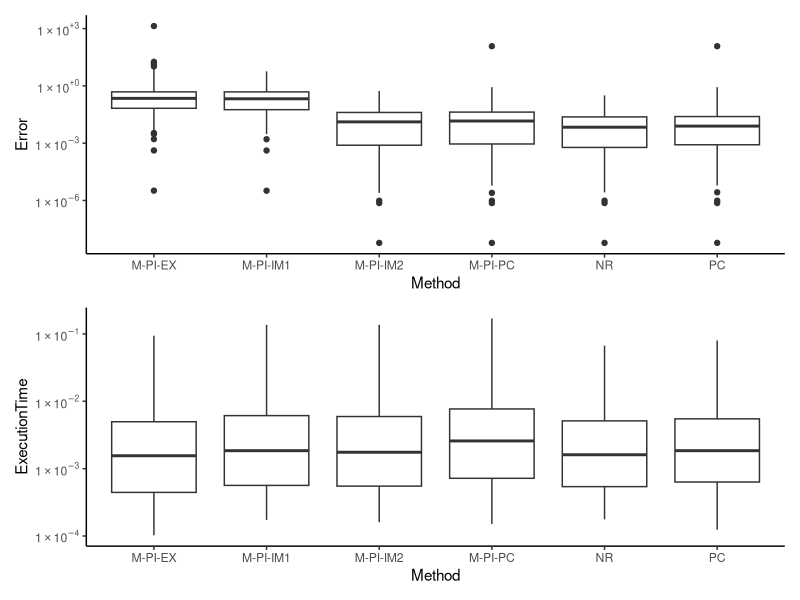

This chart was generated by the following R code:
library(readr)
library(dplyr)
library(ggplot2)
library(patchwork)

pc_error <- read_csv("data_Julia/ErrRnd1.csv")
pc_time <- read_csv("data_Julia/tRnd1.csv")

pc_df <- data.frame("Error" = pc_error$Column1,
                    "ExecutionTime" = pc_time$Column1,
                    "Method" = "PC")

nr_error <- read_csv("data_Julia/ErrRnd2.csv")
nr_time <- read_csv("data_Julia/tRnd2.csv")

nr_df <- data.frame("Error" = nr_error$Column1,
                    "ExecutionTime" = nr_time$Column1,
                    "Method" = "NR")

# pece_error <- read_csv("data_Julia/ErrRnd3.csv")
# pece_time <- read_csv("data_Julia/tRnd3.csv")
# 
# pece_df <- data.frame("Error" = pece_error$Column1,
#                       "ExecutionTime" = pece_time$Column1,
#                       "Method" = "PECE")

matlab1_df <- read_csv("data_matlab/RndEx1.csv")
matlab2_df <- read_csv("data_matlab/RndEx2.csv")
matlab3_df <- read_csv("data_matlab/RndEx3.csv")
matlab4_df <- read_csv("data_matlab/RndEx4.csv")

matlab_method1_time <- c(matlab1_df$Bench1_1,
                         matlab2_df$Bench2_1,
                         matlab3_df$Bench3_1,
                         matlab4_df$Bench4_1)

matlab_method1_error <- c(matlab1_df$Bench1_5,
                          matlab2_df$Bench2_5,
                          matlab3_df$Bench3_5,
                          matlab4_df$Bench4_5)

matlab_method1_df <- data.frame("Error" = matlab_method1_error,
                                "ExecutionTime" = matlab_method1_time,
                                "Method" = "M-PI-EX")

matlab_method2_time <- c(matlab1_df$Bench1_2,
                         matlab2_df$Bench2_2,
                         matlab3_df$Bench3_2,
                         matlab4_df$Bench4_2)

matlab_method2_error <- c(matlab1_df$Bench1_6,
                          matlab2_df$Bench2_6,
                          matlab3_df$Bench3_6,
                          matlab4_df$Bench4_6)

matlab_method2_df <- data.frame("Error" = matlab_method2_error,
                                "ExecutionTime" = matlab_method2_time,
                                "Method" = "M-PI-PC")

matlab_method3_time <- c(matlab1_df$Bench1_3,
                         matlab2_df$Bench2_3,
                         matlab3_df$Bench3_3,
                         matlab4_df$Bench4_3)

matlab_method3_error <- c(matlab1_df$Bench1_7,
                          matlab2_df$Bench2_7,
                          matlab3_df$Bench3_7,
                          matlab4_df$Bench4_7)

matlab_method3_df <- data.frame("Error" = matlab_method3_error,
                                "ExecutionTime" = matlab_method3_time,
                                "Method" = "M-PI-IM1")

matlab_method4_time <- c(matlab1_df$Bench1_4,
                         matlab2_df$Bench2_4,
                         matlab3_df$Bench3_4,
                         matlab4_df$Bench4_4)

matlab_method4_error <- c(matlab1_df$Bench1_8,
                          matlab2_df$Bench2_8,
                          matlab3_df$Bench3_8,
                          matlab4_df$Bench4_8)

matlab_method4_df <- data.frame("Error" = matlab_method4_error,
                                "ExecutionTime" = matlab_method4_time,
                                "Method" = "M-PI-IM2")

benchmark_df <- pc_df %>%
  full_join(nr_df) %>%
  full_join(matlab_method1_df) %>%
  full_join(matlab_method2_df) %>%
  full_join(matlab_method3_df) %>%
  full_join(matlab_method4_df)

# benchmark_df <- benchmark_df %>%
#   filter(Error < 500)

# p1 <- ggplot(pc_df, aes(x = ExecutionTime, y = Error)) +
#   geom_point() +
#   theme_classic()

# p2 <- ggplot(nr_df, aes(x = ExecutionTime, y = Error)) +
#   geom_point() +
#   theme_classic()

# p3 <- ggplot(pece_df, aes(x = ExecutionTime, y = Error)) +
#   geom_point() +
#   theme_classic()

# p <- p1 + p2 + p3

# ggsave("random_benchmark.pdf",
#        plot = p,
#        width = 15,
#        height = 7)

# p4 <- ggplot(benchmark_df, aes(x = ExecutionTime,
#                                y = Error,
#                                colour = Method)) +
#   geom_point() +
#   theme_classic()

# foreign function from:
# https://stackoverflow.com/questions/11610377/how-do-i-change-the-formatting-of-numbers-on-an-axis-with-ggplot
fancy_scientific <- function(l) {
  # turn in to character string in scientific notation
  l <- format(l, scientific = TRUE)
  # quote the part before the exponent to keep all the digits
  l <- gsub("^(.*)e", "'\\1'e", l)
  # turn the 'e+' into plotmath format
  l <- gsub("e", "%*%10^", l)
  # return this as an expression
  parse(text = l)
}

pb1 <- ggplot(benchmark_df, aes(x = Method, y = Error)) +
  geom_boxplot() +
  scale_y_log10(labels = fancy_scientific) +
  theme_classic()

pb2 <- ggplot(benchmark_df, aes(x = Method, y = ExecutionTime)) +
  geom_boxplot() +
  scale_y_log10(labels = fancy_scientific) +
  theme_classic()

pb <- pb1 / pb2

ggsave("boxes.pdf",
       path = "figs",
       plot = pb,
       width = 10,
       height = 7)
